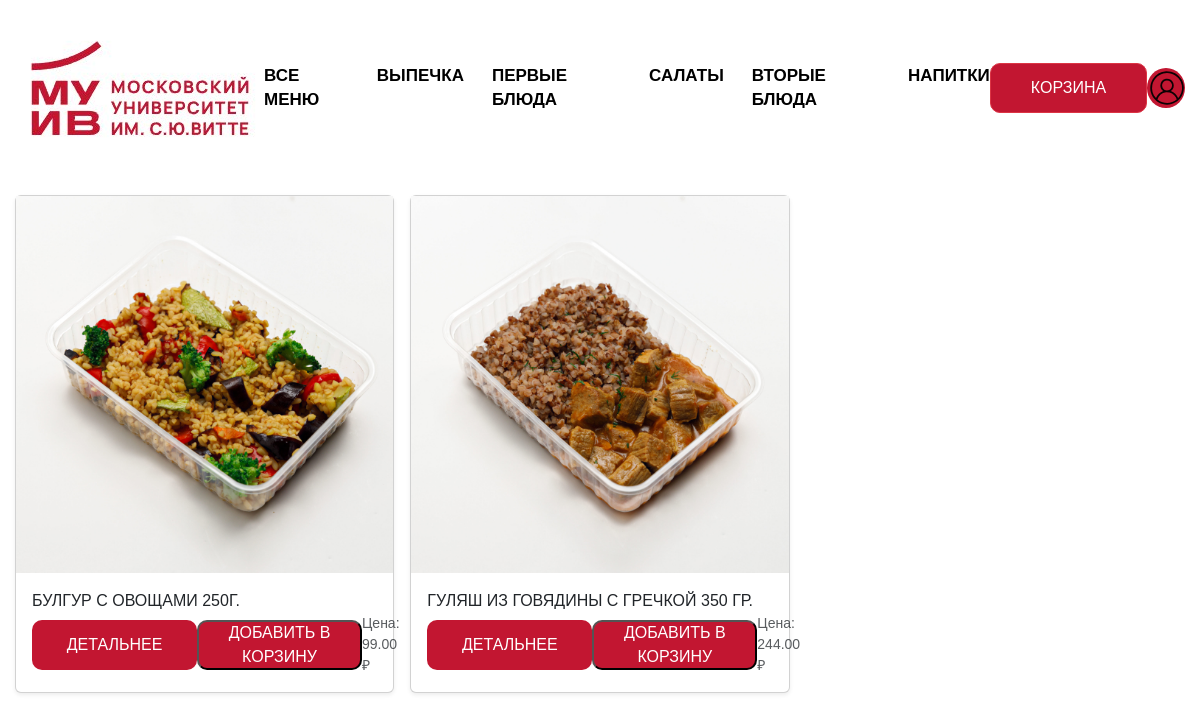
Screenshot of /category/second-dishes with the database file from the repository.
### app.py (models this page shows, shortened)
class Dish(db.Model):
    id = db.Column(db.Integer, primary_key=True)
    title = db.Column(db.String(50), nullable=False)
    image = db.Column(db.String(100))
    price = db.Column(db.Float, nullable=False)
    text = db.Column(db.Text, nullable=False)
    category = db.Column(db.String(50), nullable=False)
    fats = db.Column(db.Integer, nullable=False)
    proteins = db.Column(db.Integer, nullable=False)
    carbs = db.Column(db.Integer, nullable=False)
    calories = db.Column(db.Integer, nullable=False)

### app.py (the view)
@app.route('/category/<category>')
def category(category):
    dishes = Dish.query.filter_by(category=category).all()
    return render_template('category.html', category=category, dishes=dishes)

### templates/category.html (shortened to what this page needs)
<!DOCTYPE html>
<html lang="ru">
<head>
    <link rel="stylesheet" href="https://cdn.jsdelivr.net/npm/bootstrap@5.3.2/dist/css/bootstrap.min.css">
    <link rel="stylesheet" href="{{ url_for('static', filename='css/style.css') }}">
</head>
<body>
    <header class="header">
        <div class="container">
            <img src="{{ url_for('static', filename='images/icons/logo.png') }}" alt="" class="header__logo">
            <nav class="header__nav">
                <ul class="header__list">
                    <li><a href="/menu">Все меню</a></li>
                    <li><a href="/category/bakery">ВЫПЕЧКА</a></li>
                    <li><a href="/category/first-dishes">ПЕРВЫЕ БЛЮДА</a></li>
                    <li><a href="/category/salads">САЛАТЫ</a></li>
                    <li><a href="/category/second-dishes">ВТОРЫЕ БЛЮДА</a></li>
                    <li><a href="/category/drinks">НАПИТКИ</a></li>
                </ul>
            </nav>
            <a href="/cart" class="btn btn-danger">Корзина</a>
            {% if current_user.is_authenticated %}
                <a href="{{ url_for('profile', username=current_user.username) }}" class="image-btn btn-danger"></a>
            {% else %}
                <a href="{{ url_for('login') }}" class="image-btn btn-danger"></a>
            {% endif %}
        </div>
    </header>
    <main class="main">
        <div class="container">
            <div class="row row-cols-1 row-cols-sm-2 row-cols-md-3 g-3">
                {% for el in dishes %}
                <div class="col">
                    <div class="card shadow-sm">
                        <img src="{{ url_for('static', filename='images/' + el.image)}}" alt="el.name">
                        <div class="card-body">
                            <p class="my-0 font-weight-normal">{{ el.title }}</p>
                            <div class="d-flex justify-content-between align-items-center">
                                <div class="btn-group">
                                    <a href="/menu/{{ el.id }}" class="btn1 btn-danger">Детальнее</a>
                                </div>
                                <form action="{{ url_for('add_to_cart', dish_id=el.id) }}" method="POST">
                                    <button type="submit" class="btn1 btn-danger">Добавить в корзину</button>
                                </form>
                                <small class="text-body-secondary">Цена: {{ "%.2f" % el.price }} ₽</small>
                            </div>
                        </div>
                    </div>
                </div>
                {% endfor %}
            </div>
        </div>
    </main>
</body>
</html>

### static/css/style.css (style rules this page uses)
body { margin: 0; font-family: 'Proxima Nova', Arial, sans-serif; background-color: white; color: #000; }
a { color: #000; text-decoration: none; }
ul { list-style: none; padding: 0; margin: 0; }
.container { max-width: 1575px; margin-left: auto; margin-right: auto; padding: 0 15px; }
.btn { display: flex; align-items: center; justify-content: center; cursor: pointer; width: 165px; height: 50px; font-weight: 500; font-size: 16px; text-transform: uppercase; background: #c21631; border-radius: 10px; color: white; }
.btn1 { display: flex; align-items: center; justify-content: center; cursor: pointer; width: 165px; height: 50px; font-weight: 500; font-size: 16px; text-transform: uppercase; background: #c21631; border-radius: 10px; color: white; }
.image-btn { width: 40px; height: 40px; border: none; background-color: #c21631; border-radius: 50%; background-image: url('/static/images/icons/person-circle.svg'); background-size: cover; }
.header { padding: 25px 0px; }
.header .container { display: flex; justify-content: space-between; align-items: center; }
.header__list { display: flex; gap: 28px; }
.header__nav a { font-size: 17px; font-weight: 700; text-transform: uppercase; line-height: 1; -webkit-transition: all 0.1s ease; transition: all 0.1s ease; }
.main { padding: 20px 0; }

### rows the page displays
Dish: image (picture), title "БУЛГУР С ОВОЩАМИ 250Г.", price "99.00"
Dish: image (picture), title "ГУЛЯШ ИЗ ГОВЯДИНЫ С ГРЕЧКОЙ 350 ГР.", price "244.00"
